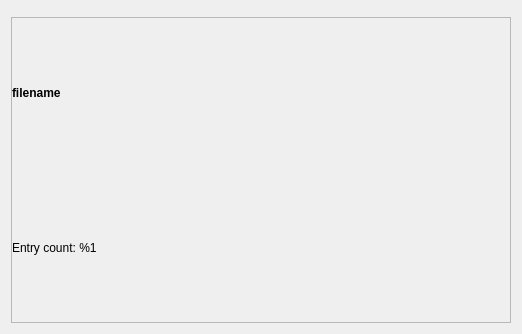
<?xml version="1.0" encoding="UTF-8"?>
<ui version="4.0">
 <class>ImportWizardPageReview</class>
 <widget class="QWizardPage" name="ImportWizardPageReview">
  <property name="geometry">
   <rect>
    <x>0</x>
    <y>0</y>
    <width>518</width>
    <height>334</height>
   </rect>
  </property>
  <property name="windowTitle">
   <string>WizardPage</string>
  </property>
  <layout class="QVBoxLayout" name="verticalLayout">
   <item>
    <widget class="VaultInfoBar" name="messageWidget" native="true"/>
   </item>
   <item>
    <widget class="QScrollArea" name="scrollArea">
     <property name="minimumSize">
      <size>
       <width>500</width>
       <height>300</height>
      </size>
     </property>
     <property name="horizontalScrollBarPolicy">
      <enum>Qt::ScrollBarAlwaysOff</enum>
     </property>
     <property name="sizeAdjustPolicy">
      <enum>QAbstractScrollArea::AdjustToContentsOnFirstShow</enum>
     </property>
     <property name="widgetResizable">
      <bool>true</bool>
     </property>
     <widget class="QWidget" name="scrollAreaContents">
      <property name="geometry">
       <rect>
        <x>0</x>
        <y>0</y>
        <width>498</width>
        <height>298</height>
       </rect>
      </property>
      <layout class="QVBoxLayout" name="verticalLayout_2">
       <property name="leftMargin">
        <number>0</number>
       </property>
       <property name="topMargin">
        <number>0</number>
       </property>
       <property name="rightMargin">
        <number>0</number>
       </property>
       <property name="bottomMargin">
        <number>0</number>
       </property>
       <item>
        <widget class="QLabel" name="filenameLabel">
         <property name="font">
          <font>
           <weight>75</weight>
           <bold>true</bold>
          </font>
         </property>
         <property name="text">
          <string notr="true">filename</string>
         </property>
        </widget>
       </item>
       <item>
        <widget class="QLabel" name="previewLabel">
         <property name="text">
          <string notr="true">Entry count: %1</string>
         </property>
        </widget>
       </item>
      </layout>
     </widget>
    </widget>
   </item>
  </layout>
 </widget>
 <customwidgets>
  <customwidget>
   <class>VaultInfoBar</class>
   <extends>QWidget</extends>
   <header>gui/vault/VaultInfoBar.h</header>
   <container>1</container>
  </customwidget>
 </customwidgets>
 <resources/>
 <connections/>
</ui>
